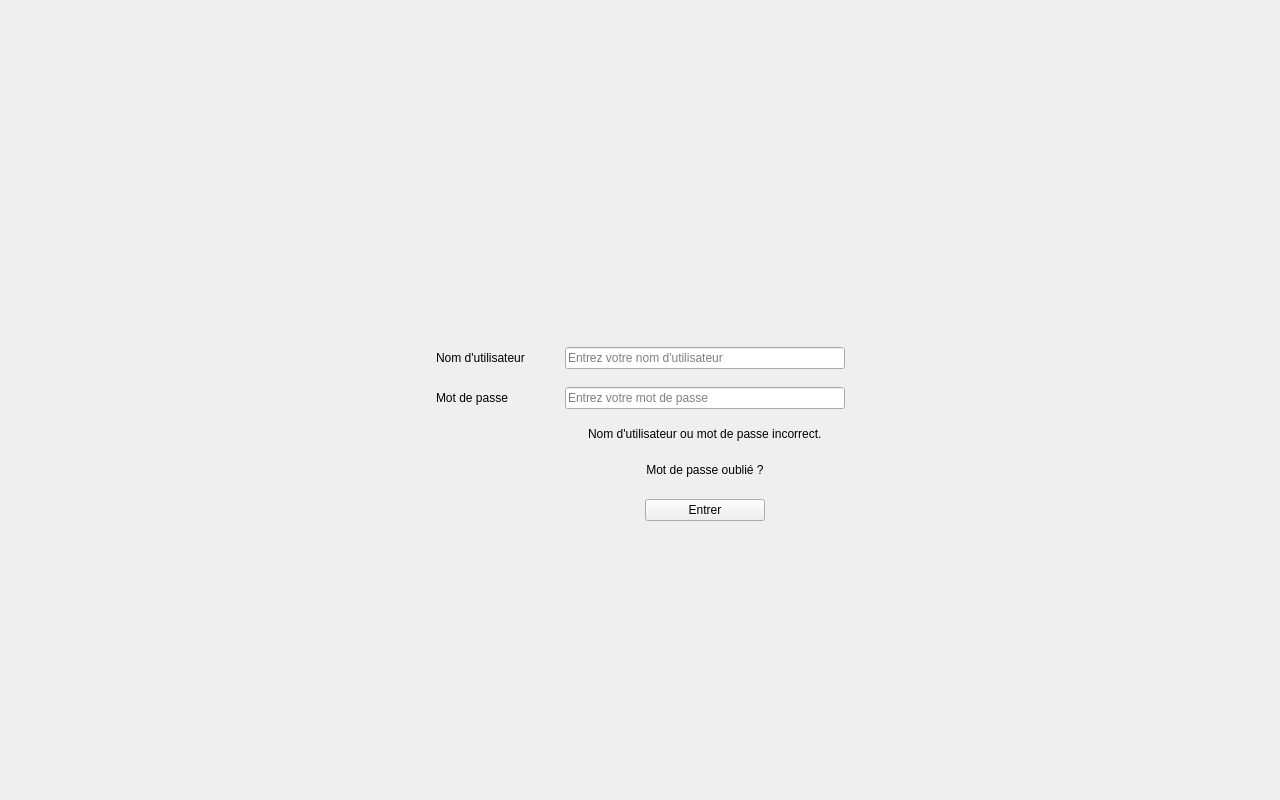
<?xml version="1.0" encoding="UTF-8"?>
<ui version="4.0">
 <class>Login</class>
 <widget class="QWidget" name="Login">
  <property name="geometry">
   <rect>
    <x>0</x>
    <y>0</y>
    <width>1280</width>
    <height>800</height>
   </rect>
  </property>
  <property name="windowTitle">
   <string>HackTime - Connexion</string>
  </property>
  <layout class="QVBoxLayout" name="loginLayout" stretch="0,1,0,2">
   <property name="spacing">
    <number>0</number>
   </property>
   <property name="leftMargin">
    <number>32</number>
   </property>
   <property name="topMargin">
    <number>24</number>
   </property>
   <property name="rightMargin">
    <number>32</number>
   </property>
   <property name="bottomMargin">
    <number>32</number>
   </property>
   <item>
    <layout class="QHBoxLayout" name="loginTopLayout">
     <item>
      <widget class="QLabel" name="logoLoginCompet">
       <property name="minimumSize">
        <size>
         <width>380</width>
         <height>108</height>
        </size>
       </property>
       <property name="maximumSize">
        <size>
         <width>380</width>
         <height>108</height>
        </size>
       </property>
       <property name="text">
        <string />
       </property>
       <property name="pixmap">
        <pixmap resource="../hackathon/ressources.qrc">:/images/logo_hacktime_clair.png</pixmap>
       </property>
       <property name="scaledContents">
        <bool>true</bool>
       </property>
      </widget>
     </item>
     <item>
      <spacer name="loginTopSpacer">
       <property name="orientation">
        <enum>Qt::Horizontal</enum>
       </property>
       <property name="sizeHint" stdset="0">
        <size>
         <width>40</width>
         <height>20</height>
        </size>
       </property>
      </spacer>
     </item>
    </layout>
   </item>
   <item>
    <spacer name="loginSpacerHaut">
     <property name="orientation">
      <enum>Qt::Vertical</enum>
     </property>
     <property name="sizeHint" stdset="0">
      <size>
       <width>20</width>
       <height>20</height>
      </size>
     </property>
    </spacer>
   </item>
   <item>
    <layout class="QHBoxLayout" name="loginCenterLayout">
     <item>
      <spacer name="loginSpacerGauche">
       <property name="orientation">
        <enum>Qt::Horizontal</enum>
       </property>
       <property name="sizeHint" stdset="0">
        <size>
         <width>40</width>
         <height>20</height>
        </size>
       </property>
      </spacer>
     </item>
     <item>
      <widget class="QFrame" name="cardLoginCompet">
       <property name="minimumSize">
        <size>
         <width>860</width>
         <height>540</height>
        </size>
       </property>
       <property name="maximumSize">
        <size>
         <width>860</width>
         <height>540</height>
        </size>
       </property>
       <layout class="QVBoxLayout" name="cardLayout">
        <property name="spacing">
         <number>0</number>
        </property>
        <property name="leftMargin">
         <number>45</number>
        </property>
        <property name="topMargin">
         <number>45</number>
        </property>
        <property name="rightMargin">
         <number>45</number>
        </property>
        <property name="bottomMargin">
         <number>45</number>
        </property>
        <item>
         <spacer name="cardSpacerHaut">
          <property name="orientation">
           <enum>Qt::Vertical</enum>
          </property>
          <property name="sizeHint" stdset="0">
           <size>
            <width>20</width>
            <height>40</height>
           </size>
          </property>
         </spacer>
        </item>
        <item>
         <layout class="QHBoxLayout" name="cardFormRow">
          <item>
           <spacer name="cardSpacerGauche">
            <property name="orientation">
             <enum>Qt::Horizontal</enum>
            </property>
            <property name="sizeHint" stdset="0">
             <size>
              <width>40</width>
              <height>20</height>
             </size>
            </property>
           </spacer>
          </item>
          <item>
           <layout class="QGridLayout" name="loginFormLayout">
            <property name="horizontalSpacing">
             <number>40</number>
            </property>
            <property name="verticalSpacing">
             <number>18</number>
            </property>
            <item row="0" column="0">
             <widget class="QLabel" name="lblLoginCompet">
              <property name="text">
               <string>Nom d'utilisateur</string>
              </property>
             </widget>
            </item>
            <item row="0" column="1" alignment="Qt::AlignCenter">
             <widget class="QLineEdit" name="EditLoginCompet">
              <property name="minimumSize">
               <size>
                <width>280</width>
                <height>0</height>
               </size>
              </property>
              <property name="placeholderText">
               <string>Entrez votre nom d'utilisateur</string>
              </property>
             </widget>
            </item>
            <item row="1" column="0">
             <widget class="QLabel" name="lblPWDCompet">
              <property name="text">
               <string>Mot de passe</string>
              </property>
             </widget>
            </item>
            <item row="1" column="1" alignment="Qt::AlignCenter">
             <widget class="QLineEdit" name="EditPWDCompet">
              <property name="minimumSize">
               <size>
                <width>280</width>
                <height>0</height>
               </size>
              </property>
              <property name="echoMode">
               <enum>QLineEdit::Password</enum>
              </property>
              <property name="placeholderText">
               <string>Entrez votre mot de passe</string>
              </property>
             </widget>
            </item>
            <item row="2" column="1" alignment="Qt::AlignHCenter">
             <widget class="QLabel" name="lblErrLoginCompet">
              <property name="text">
               <string>Nom d'utilisateur ou mot de passe incorrect.</string>
              </property>
             </widget>
            </item>
            <item row="3" column="1" alignment="Qt::AlignHCenter">
             <widget class="QPushButton" name="BForgotCompet">
              <property name="cursor">
               <cursorShape>PointingHandCursor</cursorShape>
              </property>
              <property name="text">
               <string>Mot de passe oublié ?</string>
              </property>
              <property name="flat">
               <bool>true</bool>
              </property>
             </widget>
            </item>
            <item row="4" column="1" alignment="Qt::AlignCenter">
             <widget class="QPushButton" name="BLoginCompet">
              <property name="minimumSize">
               <size>
                <width>120</width>
                <height>0</height>
               </size>
              </property>
              <property name="cursor">
               <cursorShape>PointingHandCursor</cursorShape>
              </property>
              <property name="kind" stdset="0">
               <string notr="true">primary</string>
              </property>
              <property name="text">
               <string>Entrer</string>
              </property>
             </widget>
            </item>
           </layout>
          </item>
          <item>
           <spacer name="cardSpacerDroite">
            <property name="orientation">
             <enum>Qt::Horizontal</enum>
            </property>
            <property name="sizeHint" stdset="0">
             <size>
              <width>40</width>
              <height>20</height>
             </size>
            </property>
           </spacer>
          </item>
         </layout>
        </item>
        <item>
         <spacer name="cardSpacerBas">
          <property name="orientation">
           <enum>Qt::Vertical</enum>
          </property>
          <property name="sizeHint" stdset="0">
           <size>
            <width>20</width>
            <height>40</height>
           </size>
          </property>
         </spacer>
        </item>
       </layout>
      </widget>
     </item>
     <item>
      <spacer name="loginSpacerDroite">
       <property name="orientation">
        <enum>Qt::Horizontal</enum>
       </property>
       <property name="sizeHint" stdset="0">
        <size>
         <width>40</width>
         <height>20</height>
        </size>
       </property>
      </spacer>
     </item>
    </layout>
   </item>
   <item>
    <spacer name="loginSpacerBas">
     <property name="orientation">
      <enum>Qt::Vertical</enum>
     </property>
     <property name="sizeHint" stdset="0">
      <size>
       <width>20</width>
       <height>40</height>
      </size>
     </property>
    </spacer>
   </item>
  </layout>
 </widget>
 <resources>
  <include location="../hackathon/ressources.qrc" />
 </resources>
 <connections />
</ui>
